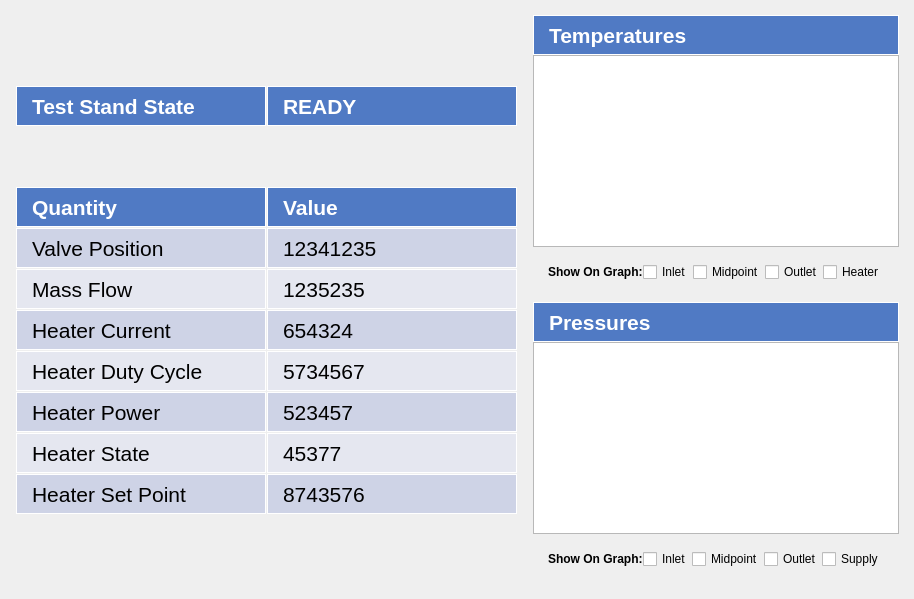
        <widget class="QWidget" name="diagnostics_page">
         <layout class="QHBoxLayout" name="horizontalLayout_3">
          <property name="spacing">
           <number>15</number>
          </property>
          <property name="leftMargin">
           <number>15</number>
          </property>
          <property name="topMargin">
           <number>15</number>
          </property>
          <property name="rightMargin">
           <number>15</number>
          </property>
          <property name="bottomMargin">
           <number>15</number>
          </property>
          <item>
           <layout class="QGridLayout" name="gridLayout">
            <property name="leftMargin">
             <number>1</number>
            </property>
            <property name="topMargin">
             <number>1</number>
            </property>
            <property name="rightMargin">
             <number>1</number>
            </property>
            <property name="bottomMargin">
             <number>1</number>
            </property>
            <property name="spacing">
             <number>1</number>
            </property>
            <item row="2" column="1">
             <spacer name="verticalSpacer_8">
              <property name="orientation">
               <enum>Qt::Vertical</enum>
              </property>
              <property name="sizeType">
               <enum>QSizePolicy::Fixed</enum>
              </property>
              <property name="sizeHint" stdset="0">
               <size>
                <width>10</width>
                <height>60</height>
               </size>
              </property>
             </spacer>
            </item>
            <item row="8" column="1">
             <widget class="QLabel" name="diagnostics_r05_value">
              <property name="sizePolicy">
               <sizepolicy hsizetype="Expanding" vsizetype="Fixed">
                <horstretch>0</horstretch>
                <verstretch>0</verstretch>
               </sizepolicy>
              </property>
              <property name="minimumSize">
               <size>
                <width>250</width>
                <height>40</height>
               </size>
              </property>
              <property name="font">
               <font>
                <pointsize>16</pointsize>
               </font>
              </property>
              <property name="styleSheet">
               <string notr="true">color: rgb(0, 0, 0);
background-color: rgb(206, 211, 230);
border: 1px solid white;</string>
              </property>
              <property name="text">
               <string>523457</string>
              </property>
              <property name="indent">
               <number>15</number>
              </property>
             </widget>
            </item>
            <item row="11" column="0">
             <spacer name="verticalSpacer_9">
              <property name="orientation">
               <enum>Qt::Vertical</enum>
              </property>
              <property name="sizeHint" stdset="0">
               <size>
                <width>10</width>
                <height>0</height>
               </size>
              </property>
             </spacer>
            </item>
            <item row="3" column="0">
             <widget class="QLabel" name="label_7">
              <property name="sizePolicy">
               <sizepolicy hsizetype="Expanding" vsizetype="Fixed">
                <horstretch>0</horstretch>
                <verstretch>0</verstretch>
               </sizepolicy>
              </property>
              <property name="minimumSize">
               <size>
                <width>250</width>
                <height>40</height>
               </size>
              </property>
              <property name="font">
               <font>
                <pointsize>16</pointsize>
                <weight>75</weight>
                <bold>true</bold>
               </font>
              </property>
              <property name="styleSheet">
               <string notr="true"> background-color: rgb(80, 122, 196); color: rgb(255, 255, 255);
border: 1px solid white;</string>
              </property>
              <property name="lineWidth">
               <number>1</number>
              </property>
              <property name="text">
               <string>Quantity</string>
              </property>
              <property name="indent">
               <number>15</number>
              </property>
             </widget>
            </item>
            <item row="9" column="1">
             <widget class="QLabel" name="diagnostics_r06_value">
              <property name="sizePolicy">
               <sizepolicy hsizetype="Expanding" vsizetype="Fixed">
                <horstretch>0</horstretch>
                <verstretch>0</verstretch>
               </sizepolicy>
              </property>
              <property name="minimumSize">
               <size>
                <width>250</width>
                <height>40</height>
               </size>
              </property>
              <property name="font">
               <font>
                <pointsize>16</pointsize>
               </font>
              </property>
              <property name="styleSheet">
               <string notr="true">color: rgb(0, 0, 0);
border: 1px solid white;
background-color: rgb(229, 231, 240);</string>
              </property>
              <property name="text">
               <string>45377</string>
              </property>
              <property name="indent">
               <number>15</number>
              </property>
             </widget>
            </item>
            <item row="11" column="1">
             <spacer name="verticalSpacer_10">
              <property name="orientation">
               <enum>Qt::Vertical</enum>
              </property>
              <property name="sizeHint" stdset="0">
               <size>
                <width>20</width>
                <height>0</height>
               </size>
              </property>
             </spacer>
            </item>
            <item row="1" column="1">
             <widget class="QLabel" name="diagnostics_state_value">
              <property name="sizePolicy">
               <sizepolicy hsizetype="Expanding" vsizetype="Preferred">
                <horstretch>0</horstretch>
                <verstretch>0</verstretch>
               </sizepolicy>
              </property>
              <property name="font">
               <font>
                <pointsize>16</pointsize>
                <weight>75</weight>
                <bold>true</bold>
               </font>
              </property>
              <property name="styleSheet">
               <string notr="true"> background-color: rgb(80, 122, 196); color: rgb(255, 255, 255);
border: 1px solid white;</string>
              </property>
              <property name="text">
               <string>READY</string>
              </property>
              <property name="indent">
               <number>15</number>
              </property>
             </widget>
            </item>
            <item row="1" column="0">
             <widget class="QLabel" name="label_2">
              <property name="sizePolicy">
               <sizepolicy hsizetype="Expanding" vsizetype="Preferred">
                <horstretch>0</horstretch>
                <verstretch>0</verstretch>
               </sizepolicy>
              </property>
              <property name="minimumSize">
               <size>
                <width>250</width>
                <height>40</height>
               </size>
              </property>
              <property name="font">
               <font>
                <pointsize>16</pointsize>
                <weight>75</weight>
                <bold>true</bold>
               </font>
              </property>
              <property name="styleSheet">
               <string notr="true"> background-color: rgb(80, 122, 196); color: rgb(255, 255, 255);
border: 1px solid white;Ui_MainWindow</string>
              </property>
              <property name="text">
               <string>Test Stand State</string>
              </property>
              <property name="indent">
               <number>15</number>
              </property>
             </widget>
            </item>
            <item row="7" column="1">
             <widget class="QLabel" name="diagnostics_r04_value">
              <property name="sizePolicy">
               <sizepolicy hsizetype="Expanding" vsizetype="Fixed">
                <horstretch>0</horstretch>
                <verstretch>0</verstretch>
               </sizepolicy>
              </property>
              <property name="minimumSize">
               <size>
                <width>250</width>
                <height>40</height>
               </size>
              </property>
              <property name="font">
               <font>
                <pointsize>16</pointsize>
               </font>
              </property>
              <property name="styleSheet">
               <string notr="true">color: rgb(0, 0, 0);
border: 1px solid white;
background-color: rgb(229, 231, 240);</string>
              </property>
              <property name="text">
               <string>5734567</string>
              </property>
              <property name="indent">
               <number>15</number>
              </property>
             </widget>
            </item>
            <item row="10" column="1">
             <widget class="QLabel" name="diagnostics_r07_value">
              <property name="sizePolicy">
               <sizepolicy hsizetype="Expanding" vsizetype="Fixed">
                <horstretch>0</horstretch>
                <verstretch>0</verstretch>
               </sizepolicy>
              </property>
              <property name="minimumSize">
               <size>
                <width>250</width>
                <height>40</height>
               </size>
              </property>
              <property name="font">
               <font>
                <pointsize>16</pointsize>
               </font>
              </property>
              <property name="styleSheet">
               <string notr="true">color: rgb(0, 0, 0);
background-color: rgb(206, 211, 230);
border: 1px solid white;</string>
              </property>
              <property name="text">
               <string>8743576</string>
              </property>
              <property name="indent">
               <number>15</number>
              </property>
             </widget>
            </item>
            <item row="2" column="0">
             <spacer name="verticalSpacer_7">
              <property name="orientation">
               <enum>Qt::Vertical</enum>
              </property>
              <property name="sizeType">
               <enum>QSizePolicy::Fixed</enum>
              </property>
              <property name="sizeHint" stdset="0">
               <size>
                <width>10</width>
                <height>60</height>
               </size>
              </property>
             </spacer>
            </item>
            <item row="8" column="0">
             <widget class="QLabel" name="label_15">
              <property name="sizePolicy">
               <sizepolicy hsizetype="Expanding" vsizetype="Fixed">
                <horstretch>0</horstretch>
                <verstretch>0</verstretch>
               </sizepolicy>
              </property>
              <property name="minimumSize">
               <size>
                <width>250</width>
                <height>40</height>
               </size>
              </property>
              <property name="font">
               <font>
                <pointsize>16</pointsize>
               </font>
              </property>
              <property name="styleSheet">
               <string notr="true">color: rgb(0, 0, 0);
background-color: rgb(206, 211, 230);
border: 1px solid white;</string>
              </property>
              <property name="text">
               <string>Heater Power</string>
              </property>
              <property name="indent">
               <number>15</number>
              </property>
             </widget>
            </item>
            <item row="7" column="0">
             <widget class="QLabel" name="label_14">
              <property name="sizePolicy">
               <sizepolicy hsizetype="Expanding" vsizetype="Fixed">
                <horstretch>0</horstretch>
                <verstretch>0</verstretch>
               </sizepolicy>
              </property>
              <property name="minimumSize">
               <size>
                <width>250</width>
                <height>40</height>
               </size>
              </property>
              <property name="font">
               <font>
                <pointsize>16</pointsize>
               </font>
              </property>
              <property name="styleSheet">
               <string notr="true">color: rgb(0, 0, 0);
border: 1px solid white;
background-color: rgb(229, 231, 240);</string>
              </property>
              <property name="text">
               <string>Heater Duty Cycle</string>
              </property>
              <property name="indent">
               <number>15</number>
              </property>
             </widget>
            </item>
            <item row="9" column="0">
             <widget class="QLabel" name="label_16">
              <property name="sizePolicy">
               <sizepolicy hsizetype="Expanding" vsizetype="Fixed">
                <horstretch>0</horstretch>
                <verstretch>0</verstretch>
               </sizepolicy>
              </property>
              <property name="minimumSize">
               <size>
                <width>250</width>
                <height>40</height>
               </size>
              </property>
              <property name="font">
               <font>
                <pointsize>16</pointsize>
               </font>
              </property>
              <property name="styleSheet">
               <string notr="true">color: rgb(0, 0, 0);
border: 1px solid white;
background-color: rgb(229, 231, 240);</string>
              </property>
              <property name="text">
               <string>Heater State</string>
              </property>
              <property name="indent">
               <number>15</number>
              </property>
             </widget>
            </item>
            <item row="4" column="0">
             <widget class="QLabel" name="label_9">
              <property name="sizePolicy">
               <sizepolicy hsizetype="Expanding" vsizetype="Fixed">
                <horstretch>0</horstretch>
                <verstretch>0</verstretch>
               </sizepolicy>
              </property>
              <property name="minimumSize">
               <size>
                <width>250</width>
                <height>40</height>
               </size>
              </property>
              <property name="font">
               <font>
                <pointsize>16</pointsize>
               </font>
              </property>
              <property name="styleSheet">
               <string notr="true">color: rgb(0, 0, 0);
background-color: rgb(206, 211, 230);
border: 1px solid white;</string>
              </property>
              <property name="text">
               <string>Valve Position</string>
              </property>
              <property name="indent">
               <number>15</number>
              </property>
             </widget>
            </item>
            <item row="4" column="1">
             <widget class="QLabel" name="diagnostics_r01_value">
              <property name="sizePolicy">
               <sizepolicy hsizetype="Expanding" vsizetype="Fixed">
                <horstretch>0</horstretch>
                <verstretch>0</verstretch>
               </sizepolicy>
              </property>
              <property name="minimumSize">
               <size>
                <width>250</width>
                <height>40</height>
               </size>
              </property>
              <property name="font">
               <font>
                <pointsize>16</pointsize>
               </font>
              </property>
              <property name="styleSheet">
               <string notr="true">color: rgb(0, 0, 0);
background-color: rgb(206, 211, 230);
border: 1px solid white;</string>
              </property>
              <property name="text">
               <string>12341235</string>
              </property>
              <property name="indent">
               <number>15</number>
              </property>
             </widget>
            </item>
            <item row="3" column="1">
             <widget class="QLabel" name="label_8">
              <property name="sizePolicy">
               <sizepolicy hsizetype="Expanding" vsizetype="Fixed">
                <horstretch>0</horstretch>
                <verstretch>0</verstretch>
               </sizepolicy>
              </property>
              <property name="minimumSize">
               <size>
                <width>250</width>
                <height>40</height>
               </size>
              </property>
              <property name="font">
               <font>
                <pointsize>16</pointsize>
                <weight>75</weight>
                <bold>true</bold>
               </font>
              </property>
              <property name="styleSheet">
               <string notr="true"> background-color: rgb(80, 122, 196); color: rgb(255, 255, 255);
border: 1px solid white;</string>
              </property>
              <property name="text">
               <string>Value</string>
              </property>
              <property name="indent">
               <number>15</number>
              </property>
             </widget>
            </item>
            <item row="6" column="0">
             <widget class="QLabel" name="label_13">
              <property name="sizePolicy">
               <sizepolicy hsizetype="Expanding" vsizetype="Fixed">
                <horstretch>0</horstretch>
                <verstretch>0</verstretch>
               </sizepolicy>
              </property>
              <property name="minimumSize">
               <size>
                <width>250</width>
                <height>40</height>
               </size>
              </property>
              <property name="font">
               <font>
                <pointsize>16</pointsize>
               </font>
              </property>
              <property name="styleSheet">
               <string notr="true">color: rgb(0, 0, 0);
background-color: rgb(206, 211, 230);
border: 1px solid white;</string>
              </property>
              <property name="text">
               <string>Heater Current</string>
              </property>
              <property name="indent">
               <number>15</number>
              </property>
             </widget>
            </item>
            <item row="6" column="1">
             <widget class="QLabel" name="diagnostics_r03_value">
              <property name="sizePolicy">
               <sizepolicy hsizetype="Expanding" vsizetype="Fixed">
                <horstretch>0</horstretch>
                <verstretch>0</verstretch>
               </sizepolicy>
              </property>
              <property name="minimumSize">
               <size>
                <width>250</width>
                <height>40</height>
               </size>
              </property>
              <property name="font">
               <font>
                <pointsize>16</pointsize>
               </font>
              </property>
              <property name="styleSheet">
               <string notr="true">color: rgb(0, 0, 0);
background-color: rgb(206, 211, 230);
border: 1px solid white;</string>
              </property>
              <property name="text">
               <string>654324</string>
              </property>
              <property name="indent">
               <number>15</number>
              </property>
             </widget>
            </item>
            <item row="10" column="0">
             <widget class="QLabel" name="label_17">
              <property name="sizePolicy">
               <sizepolicy hsizetype="Expanding" vsizetype="Fixed">
                <horstretch>0</horstretch>
                <verstretch>0</verstretch>
               </sizepolicy>
              </property>
              <property name="minimumSize">
               <size>
                <width>250</width>
                <height>40</height>
               </size>
              </property>
              <property name="font">
               <font>
                <pointsize>16</pointsize>
               </font>
              </property>
              <property name="styleSheet">
               <string notr="true">color: rgb(0, 0, 0);
background-color: rgb(206, 211, 230);
border: 1px solid white;</string>
              </property>
              <property name="text">
               <string>Heater Set Point</string>
              </property>
              <property name="indent">
               <number>15</number>
              </property>
             </widget>
            </item>
            <item row="5" column="1">
             <widget class="QLabel" name="diagnostics_r02_value">
              <property name="sizePolicy">
               <sizepolicy hsizetype="Expanding" vsizetype="Fixed">
                <horstretch>0</horstretch>
                <verstretch>0</verstretch>
               </sizepolicy>
              </property>
              <property name="minimumSize">
               <size>
                <width>250</width>
                <height>40</height>
               </size>
              </property>
              <property name="font">
               <font>
                <pointsize>16</pointsize>
               </font>
              </property>
              <property name="styleSheet">
               <string notr="true">color: rgb(0, 0, 0);
border: 1px solid white;
background-color: rgb(229, 231, 240);</string>
              </property>
              <property name="text">
               <string>1235235</string>
              </property>
              <property name="indent">
               <number>15</number>
              </property>
             </widget>
            </item>
            <item row="5" column="0">
             <widget class="QLabel" name="label_11">
              <property name="sizePolicy">
               <sizepolicy hsizetype="Expanding" vsizetype="Fixed">
                <horstretch>0</horstretch>
                <verstretch>0</verstretch>
               </sizepolicy>
              </property>
              <property name="minimumSize">
               <size>
                <width>250</width>
                <height>40</height>
               </size>
              </property>
              <property name="font">
               <font>
                <pointsize>16</pointsize>
               </font>
              </property>
              <property name="styleSheet">
               <string notr="true">color: rgb(0, 0, 0);
border: 1px solid white;
background-color: rgb(229, 231, 240);</string>
              </property>
              <property name="text">
               <string>Mass Flow</string>
              </property>
              <property name="indent">
               <number>15</number>
              </property>
             </widget>
            </item>
            <item row="0" column="0">
             <spacer name="verticalSpacer_21">
              <property name="orientation">
               <enum>Qt::Vertical</enum>
              </property>
              <property name="sizeHint" stdset="0">
               <size>
                <width>20</width>
                <height>40</height>
               </size>
              </property>
             </spacer>
            </item>
            <item row="0" column="1">
             <spacer name="verticalSpacer_22">
              <property name="orientation">
               <enum>Qt::Vertical</enum>
              </property>
              <property name="sizeHint" stdset="0">
               <size>
                <width>20</width>
                <height>40</height>
               </size>
              </property>
             </spacer>
            </item>
           </layout>
          </item>
          <item>
           <layout class="QVBoxLayout" name="verticalLayout_4">
            <property name="spacing">
             <number>0</number>
            </property>
            <property name="leftMargin">
             <number>0</number>
            </property>
            <item>
             <widget class="QLabel" name="label_5">
              <property name="sizePolicy">
               <sizepolicy hsizetype="Expanding" vsizetype="Fixed">
                <horstretch>0</horstretch>
                <verstretch>0</verstretch>
               </sizepolicy>
              </property>
              <property name="minimumSize">
               <size>
                <width>0</width>
                <height>40</height>
               </size>
              </property>
              <property name="font">
               <font>
                <pointsize>16</pointsize>
                <weight>75</weight>
                <bold>true</bold>
               </font>
              </property>
              <property name="styleSheet">
               <string notr="true"> background-color: rgb(80, 122, 196); color: rgb(255, 255, 255);
border: 1px solid white;</string>
              </property>
              <property name="text">
               <string>Temperatures</string>
              </property>
              <property name="indent">
               <number>15</number>
              </property>
             </widget>
            </item>
            <item>
             <widget class="PlotWidget" name="diagnostics_plot1"/>
            </item>
            <item>
             <layout class="QHBoxLayout" name="horizontalLayout_28">
              <property name="spacing">
               <number>0</number>
              </property>
              <property name="leftMargin">
               <number>15</number>
              </property>
              <property name="topMargin">
               <number>15</number>
              </property>
              <property name="rightMargin">
               <number>15</number>
              </property>
              <property name="bottomMargin">
               <number>15</number>
              </property>
              <item>
               <widget class="QLabel" name="label_30">
                <property name="font">
                 <font>
                  <weight>75</weight>
                  <bold>true</bold>
                 </font>
                </property>
                <property name="text">
                 <string>Show On Graph:</string>
                </property>
               </widget>
              </item>
              <item>
               <widget class="QCheckBox" name="diagnostics_plot1_inlet_field">
                <property name="text">
                 <string>Inlet</string>
                </property>
               </widget>
              </item>
              <item>
               <widget class="QCheckBox" name="diagnostics_plot1_midpoint_field">
                <property name="text">
                 <string>Midpoint</string>
                </property>
               </widget>
              </item>
              <item>
               <widget class="QCheckBox" name="diagnostics_plot1_outlet_field">
                <property name="text">
                 <string>Outlet</string>
                </property>
               </widget>
              </item>
              <item>
               <widget class="QCheckBox" name="diagnostics_plot1_heater_field">
                <property name="text">
                 <string>Heater</string>
                </property>
               </widget>
              </item>
             </layout>
            </item>
            <item>
             <spacer name="verticalSpacer_13">
              <property name="orientation">
               <enum>Qt::Vertical</enum>
              </property>
              <property name="sizeType">
               <enum>QSizePolicy::Fixed</enum>
              </property>
              <property name="sizeHint" stdset="0">
               <size>
                <width>10</width>
                <height>5</height>
               </size>
              </property>
             </spacer>
            </item>
            <item>
             <widget class="QLabel" name="label_23">
              <property name="sizePolicy">
               <sizepolicy hsizetype="Expanding" vsizetype="Fixed">
                <horstretch>0</horstretch>
                <verstretch>0</verstretch>
               </sizepolicy>
              </property>
              <property name="minimumSize">
               <size>
                <width>0</width>
                <height>40</height>
               </size>
              </property>
              <property name="font">
               <font>
                <pointsize>16</pointsize>
                <weight>75</weight>
                <bold>true</bold>
               </font>
              </property>
              <property name="styleSheet">
               <string notr="true"> background-color: rgb(80, 122, 196); color: rgb(255, 255, 255);
border: 1px solid white;</string>
              </property>
              <property name="text">
               <string>Pressures</string>
              </property>
              <property name="indent">
               <number>15</number>
              </property>
             </widget>
            </item>
            <item>
             <widget class="PlotWidget" name="diagnostics_plot2"/>
            </item>
            <item>
             <layout class="QHBoxLayout" name="horizontalLayout_29">
              <property name="leftMargin">
               <number>15</number>
              </property>
              <property name="topMargin">
               <number>15</number>
              </property>
              <property name="rightMargin">
               <number>15</number>
              </property>
              <property name="bottomMargin">
               <number>15</number>
              </property>
              <item>
               <widget class="QLabel" name="label_32">
                <property name="font">
                 <font>
                  <weight>75</weight>
                  <bold>true</bold>
                 </font>
                </property>
                <property name="text">
                 <string>Show On Graph:</string>
                </property>
               </widget>
              </item>
              <item>
               <widget class="QCheckBox" name="diagnostics_plot2_inlet_field">
                <property name="text">
                 <string>Inlet</string>
                </property>
               </widget>
              </item>
              <item>
               <widget class="QCheckBox" name="diagnostics_plot2_midpoint_field">
                <property name="text">
                 <string>Midpoint</string>
                </property>
               </widget>
              </item>
              <item>
               <widget class="QCheckBox" name="diagnostics_plot2_outlet_field">
                <property name="text">
                 <string>Outlet</string>
                </property>
               </widget>
              </item>
              <item>
               <widget class="QCheckBox" name="diagnostics_plot2_supply_field">
                <property name="text">
                 <string>Supply</string>
                </property>
               </widget>
              </item>
             </layout>
            </item>
           </layout>
          </item>
         </layout>
        </widget>
